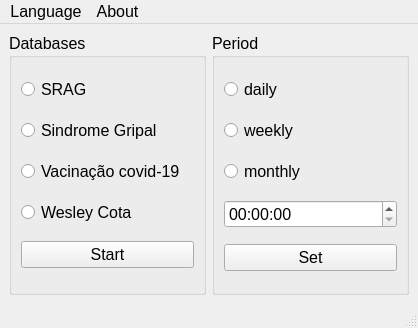
<?xml version="1.0" encoding="UTF-8"?>
<ui version="4.0">
 <class>MainWindow</class>
 <widget class="QMainWindow" name="MainWindow">
  <property name="geometry">
   <rect>
    <x>0</x>
    <y>0</y>
    <width>418</width>
    <height>328</height>
   </rect>
  </property>
  <property name="font">
   <font>
    <pointsize>12</pointsize>
   </font>
  </property>
  <property name="windowTitle">
   <string>PAMepi</string>
  </property>
  <property name="windowIcon">
   <iconset>
    <normaloff>logo.png</normaloff>logo.png</iconset>
  </property>
  <property name="tabShape">
   <enum>QTabWidget::Rounded</enum>
  </property>
  <property name="dockNestingEnabled">
   <bool>true</bool>
  </property>
  <property name="dockOptions">
   <set>QMainWindow::AllowNestedDocks|QMainWindow::AllowTabbedDocks</set>
  </property>
  <property name="unifiedTitleAndToolBarOnMac">
   <bool>false</bool>
  </property>
  <widget class="QWidget" name="centralwidget">
   <layout class="QGridLayout" name="gridLayout">
    <item row="0" column="1">
     <widget class="QGroupBox" name="verticalGroupBox">
      <property name="title">
       <string>Period</string>
      </property>
      <layout class="QVBoxLayout" name="verticalLayout_2">
       <item>
        <widget class="QRadioButton" name="radioButton_5">
         <property name="text">
          <string>daily</string>
         </property>
        </widget>
       </item>
       <item>
        <widget class="QRadioButton" name="radioButton_6">
         <property name="text">
          <string>weekly</string>
         </property>
         <property name="checkable">
          <bool>true</bool>
         </property>
         <property name="checked">
          <bool>false</bool>
         </property>
        </widget>
       </item>
       <item>
        <widget class="QRadioButton" name="radioButton_7">
         <property name="text">
          <string>monthly</string>
         </property>
        </widget>
       </item>
       <item>
        <widget class="QTimeEdit" name="timeEdit"/>
       </item>
       <item>
        <widget class="QPushButton" name="pushButton_2">
         <property name="text">
          <string>Set</string>
         </property>
        </widget>
       </item>
      </layout>
     </widget>
    </item>
    <item row="0" column="0">
     <widget class="QGroupBox" name="verticalGroupBox_2">
      <property name="title">
       <string>Databases</string>
      </property>
      <layout class="QVBoxLayout" name="verticalLayout">
       <item>
        <widget class="QRadioButton" name="radioButton">
         <property name="text">
          <string>SRAG</string>
         </property>
         <property name="checked">
          <bool>false</bool>
         </property>
         <property name="autoExclusive">
          <bool>false</bool>
         </property>
        </widget>
       </item>
       <item>
        <widget class="QRadioButton" name="radioButton_2">
         <property name="text">
          <string>Sindrome Gripal</string>
         </property>
         <property name="checked">
          <bool>false</bool>
         </property>
         <property name="autoExclusive">
          <bool>false</bool>
         </property>
        </widget>
       </item>
       <item>
        <widget class="QRadioButton" name="radioButton_3">
         <property name="text">
          <string>Vacinação covid-19</string>
         </property>
         <property name="checked">
          <bool>false</bool>
         </property>
         <property name="autoExclusive">
          <bool>false</bool>
         </property>
        </widget>
       </item>
       <item>
        <widget class="QRadioButton" name="radioButton_4">
         <property name="text">
          <string>Wesley Cota</string>
         </property>
         <property name="checked">
          <bool>false</bool>
         </property>
         <property name="autoExclusive">
          <bool>false</bool>
         </property>
        </widget>
       </item>
       <item>
        <widget class="QPushButton" name="pushButton">
         <property name="text">
          <string>Start</string>
         </property>
        </widget>
       </item>
      </layout>
     </widget>
    </item>
   </layout>
  </widget>
  <widget class="QMenuBar" name="menubar">
   <property name="geometry">
    <rect>
     <x>0</x>
     <y>0</y>
     <width>418</width>
     <height>27</height>
    </rect>
   </property>
   <widget class="QMenu" name="menuSettings_Configura_es">
    <property name="title">
     <string>About</string>
    </property>
    <addaction name="actionPAMepi"/>
   </widget>
   <widget class="QMenu" name="menuLanguage">
    <property name="title">
     <string>Language</string>
    </property>
    <addaction name="actionpt_BR"/>
    <addaction name="actionen_US"/>
   </widget>
   <addaction name="menuLanguage"/>
   <addaction name="menuSettings_Configura_es"/>
  </widget>
  <widget class="QStatusBar" name="statusbar"/>
  <action name="actionpt_BR">
   <property name="text">
    <string>pt-BR</string>
   </property>
  </action>
  <action name="actionen_US">
   <property name="text">
    <string>en-US</string>
   </property>
  </action>
  <action name="actionPAMepi">
   <property name="text">
    <string>PAMepi</string>
   </property>
  </action>
 </widget>
 <resources/>
 <connections/>
</ui>
